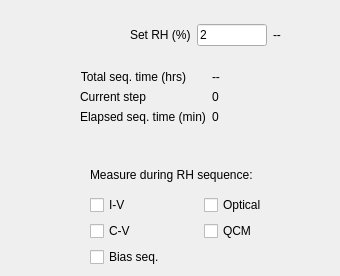
     <widget class="QWidget" name="rh_gen_tab">
      <attribute name="title">
       <string>RH generator</string>
      </attribute>
      <widget class="QWidget" name="verticalLayoutWidget">
       <property name="geometry">
        <rect>
         <x>90</x>
         <y>160</y>
         <width>221</width>
         <height>107</height>
        </rect>
       </property>
       <layout class="QVBoxLayout" name="verticalLayout">
        <item>
         <widget class="QLabel" name="measure_during_seq_label">
          <property name="text">
           <string>Measure during RH sequence:</string>
          </property>
         </widget>
        </item>
        <item>
         <layout class="QGridLayout" name="gridLayout">
          <item row="0" column="0">
           <widget class="QCheckBox" name="iv_rh_seq">
            <property name="text">
             <string>I-V</string>
            </property>
           </widget>
          </item>
          <item row="1" column="0">
           <widget class="QCheckBox" name="cv_rh_seq">
            <property name="text">
             <string>C-V</string>
            </property>
           </widget>
          </item>
          <item row="0" column="1">
           <widget class="QCheckBox" name="optical_rh_seq">
            <property name="text">
             <string>Optical</string>
            </property>
           </widget>
          </item>
          <item row="3" column="0">
           <widget class="QCheckBox" name="bs_rh_seq">
            <property name="text">
             <string>Bias seq.</string>
            </property>
           </widget>
          </item>
          <item row="1" column="1">
           <widget class="QCheckBox" name="qcm_rh_seq">
            <property name="text">
             <string>QCM</string>
            </property>
           </widget>
          </item>
         </layout>
        </item>
       </layout>
      </widget>
      <widget class="QWidget" name="gridLayoutWidget_7">
       <property name="geometry">
        <rect>
         <x>130</x>
         <y>20</y>
         <width>165</width>
         <height>31</height>
        </rect>
       </property>
       <layout class="QGridLayout" name="gridLayout_2">
        <item row="0" column="0">
         <widget class="QLabel" name="set_flowcell_label">
          <property name="text">
           <string>Set RH (%)</string>
          </property>
         </widget>
        </item>
        <item row="0" column="2">
         <widget class="QLabel" name="rh_display">
          <property name="text">
           <string>--    </string>
          </property>
         </widget>
        </item>
        <item row="0" column="1">
         <widget class="QLineEdit" name="set_rh">
          <property name="text">
           <string>2</string>
          </property>
         </widget>
        </item>
       </layout>
      </widget>
      <widget class="QWidget" name="formLayoutWidget_3">
       <property name="geometry">
        <rect>
         <x>80</x>
         <y>70</y>
         <width>251</width>
         <height>71</height>
        </rect>
       </property>
       <layout class="QFormLayout" name="seq_indicator_grid">
        <item row="0" column="0">
         <widget class="QLabel" name="tot_seq_time_label">
          <property name="text">
           <string>Total seq. time (hrs)</string>
          </property>
          <property name="alignment">
           <set>Qt::AlignRight|Qt::AlignTrailing|Qt::AlignVCenter</set>
          </property>
         </widget>
        </item>
        <item row="0" column="1">
         <widget class="QLabel" name="tot_rh_seq_time">
          <property name="text">
           <string>--</string>
          </property>
         </widget>
        </item>
        <item row="1" column="0">
         <widget class="QLabel" name="current_step_label">
          <property name="text">
           <string>Current step</string>
          </property>
          <property name="alignment">
           <set>Qt::AlignRight|Qt::AlignTrailing|Qt::AlignVCenter</set>
          </property>
         </widget>
        </item>
        <item row="1" column="1">
         <widget class="QLabel" name="rh_seq_step">
          <property name="text">
           <string>0</string>
          </property>
         </widget>
        </item>
        <item row="2" column="0">
         <widget class="QLabel" name="elapsed_seq_time_label">
          <property name="text">
           <string>Elapsed seq. time (min)</string>
          </property>
         </widget>
        </item>
        <item row="2" column="1">
         <widget class="QLabel" name="elapsed_rh_seq_time">
          <property name="text">
           <string>0</string>
          </property>
         </widget>
        </item>
       </layout>
      </widget>
     </widget>
